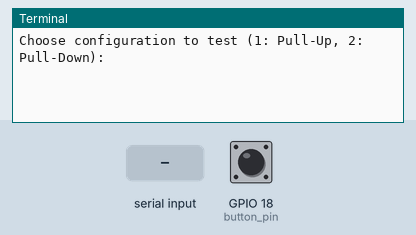
This program was run on a simulated Raspberry Pi (BCM pin numbers). On the bench: the last lines printed to the terminal. Inputs (shaded band) come from the test bench; at power-on: GPIO 18 (button_pin) HIGH. At 2.8 s the program stops and its outputs stay as they are.

Above: at 1.2 s.
1.3 s: "1" typed at the terminal, then Enter
At 2.3 s:
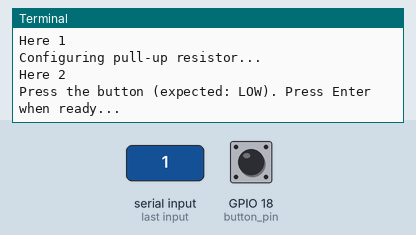
2.8 s: "2" typed at the terminal, then Enter
At 3.4 s:
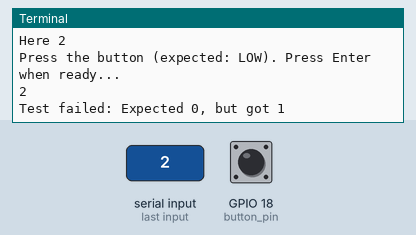

Measured:
- after the input at 1.3 s, the terminal: prints a new line at once (image 1)
- after the input at 2.8 s, the terminal: prints a new line at once (image 2)

The program:

pup-pdown.py
```python
"""
AIPI 590
WEEK 2 LAB - MODULE 2
___________________
PULL UP & PULL DOWN RESISTORS

- Clone this code to your Raspberry Pi
- Fill in the required functions
- Run your code
- If it passes, push back to Edstem with Git

"""

import RPi.GPIO as GPIO
import time

# Setup GPIO mode
GPIO.setmode(GPIO.BCM)


button_pin = 18

"""
S0LUTION FUNCTION:
# ADD YOUR SOLUTION TO THE DESIGNATED AREA
# DO NOT ALTER THE SURROUNDING CODE
"""

def configure_pull_up():
    """
    Configure the GPIO pin for button input with a pull-up resistor.

    """
    ### BEGIN SOLUTION ###
    GPIO.setup(button_pin, GPIO.IN, pull_up_down=GPIO.PUD_UP)
    return
    ### END SOLUTION ###

"""
S0LUTION FUNCTION:
# ADD YOUR SOLUTION TO THE DESIGNATED AREA
# DO NOT ALTER THE SURROUNDING CODE
"""

def configure_pull_down():
    """
    Configure the GPIO pin for button input with a pull-down resistor.

    """
    ### BEGIN SOLUTION ###
    GPIO.setup(button_pin, GPIO.IN, pull_up_down=GPIO.PUD_DOWN)
    return
    ### END SOLUTION ###

"""
TEST FUNCTION:
DO NOT REMOVE OR EDIT
AND CODE BELOW THIS LINE
___________________
"""

def test_button_press(expected_state):
    button_state = GPIO.input(button_pin)
    assert button_state == expected_state, f"Expected {expected_state}, but got {button_state}"

try:
    # Allow user to choose configuration
    choice = input("Choose configuration to test (1: Pull-Up, 2: Pull-Down): ").strip()

    if choice == '1':
        print("Here 1")
        print("Configuring pull-up resistor...")
        configure_pull_up()
        print("Here 2")
        input("Press the button (expected: LOW). Press Enter when ready...")
        test_button_press(GPIO.LOW)
        print("Here 3")
    elif choice == '2':
        print("Configuring pull-down resistor...")
        configure_pull_down()
        input("Press the button (expected: HIGH). Press Enter when ready...")
        test_button_press(GPIO.HIGH)
    else:
        print("Invalid choice. Please restart the program and choose 1 or 2.")

    print("All tests passed!")
except AssertionError as e:
    print(f"Test failed: {e}")
except Exception as e:
    print(f"An error occurred: {e}")
finally:
    GPIO.cleanup()
```
